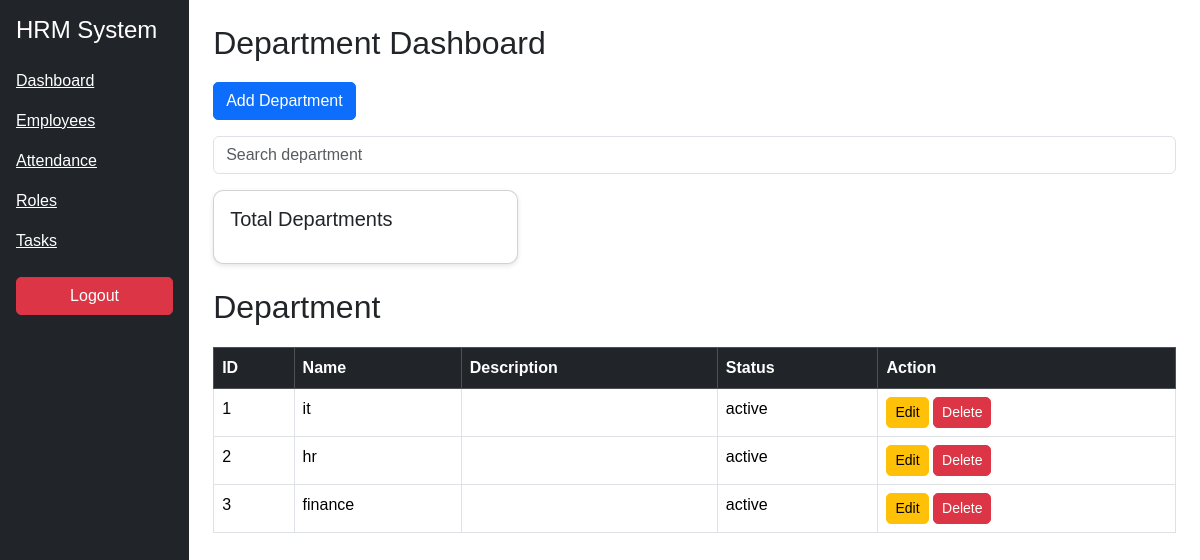
Screenshot of /dashboard (signed in) with the database file from the repository.
### models.py (models this page shows)
class Department(db.Model):
    dept_id = db.Column(db.Integer, primary_key=True)
    dept_name = db.Column(db.String(100))
    description = db.Column(db.String(300))
    status = db.Column(db.String(50), default='active')

### routes/department_routes.py (the view)
@department_bp.route('/dashboard')
def index():
    if 'user_id' not in session:
        return redirect('/login')   # 🔥 REQUIRED
    departments = Department.query.filter_by(status='active').all()
    return render_template("index.html", departments=departments)

### templates/index.html (shortened to what this page needs)
{% extends "base.html" %}
{% block content %}
<h2>Department Dashboard</h2>
<a href="/add" class="btn btn-primary mb-3">Add Department</a>
<form method="GET" action="/" class="mb-3">
<input type="text" name="search" class="form-control" placeholder="Search department">
</form>
<div class="row mb-4">
<div class="col-md-4">
<div class="card p-3">
<h5>Total Departments</h5>
</div>
</div>
</div>
<table class="table table-bordered">
<thead class="table-dark">
<tr>
<th>ID</th>
<th>Name</th>
<th>Description</th>
<th>Status</th>
<th>Action</th>
</tr>
</thead>
<tbody>
<div style="display:flex; justify-content:space-between;">
    <h2>Department</h2>
</div>
{% for dept in departments %}
<tr>
<td>{{ dept.dept_id }}</td>
<td>{{ dept.dept_name }}</td>
<td>{{ dept.description }}</td>
<td>{{ dept.status }}</td>
<td>
<a href="/edit/{{ dept.dept_id }}" class="btn btn-warning btn-sm">
Edit
</a>
<a href="/delete/{{ dept.dept_id }}"
class="btn btn-danger btn-sm"
onclick="return confirm('Delete this department?')">
Delete
</a>
</td>
</tr>
{% endfor %}
</tbody>
</table>
{% endblock %}

### static/style.css (style rules this page uses)
body { font-family: Arial, sans-serif; }
.card { border-radius: 10px; box-shadow: 0 2px 5px rgba(0,0,0,0.1); }
.table { background: white; }
.btn { border-radius: 5px; }
h2 { margin-bottom: 20px; }

### rows the page displays
Department: dept_id "1", dept_name "it", status "active"
Department: dept_id "2", dept_name "hr", status "active"
Department: dept_id "3", dept_name "finance", status "active"
